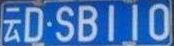
#> input picture data/20171128002731520.png, 174 x 46 px, found by its file name
$ python OpenCVlicenseIndentified.py
#> lines starting #> are read from the running program, lines starting #| are printed output that depends on the picture; after the words box and inside, x2 and y2 are one past the last pixel; in counts of white or black regions, pixels touching at a corner belong together
import cv2

# 1、读取图像，并把图像转换为灰度图像并显示
img = cv2.imread(r"E:\workspace\python\20171128002731520.png")  # 读取图片
#> img is the input picture: shape (46, 174, 3); mean B, G, R 182.7, 115.4, 67.8
img_gray = cv2.cvtColor(img, cv2.COLOR_BGR2GRAY)  # 转换了灰度化
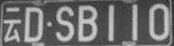
#> img_gray: shape (46, 174); min 41, max 214, mean 108.8
cv2.imshow('gray', img_gray)  # 显示图片
cv2.waitKey(0)

# 2、将灰度图像二值化，设定阈值是100
img_thre = img_gray
cv2.threshold(img_gray, 100, 255, cv2.THRESH_BINARY_INV, img_thre)
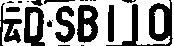
#> img_gray: shape (46, 174); 59.4% white; 21 black regions (10 under 20 px), largest, box (x1, y1, x2, y2) and area: (106, 0, 173, 46) 948, (77, 5, 98, 43) 547, (24, 7, 45, 46) 516
cv2.imshow('threshold', img_thre)
cv2.waitKey(0)

# 3、保存黑白图片
cv2.imwrite('thre_res.png', img_thre)

# 4、分割字符
white = []  # 记录每一列的白色像素总和
black = []  # ..........黑色.......
height = img_thre.shape[0]
#> height = 46
width = img_thre.shape[1]
#> width = 174
white_max = 0
black_max = 0
# 计算每一列的黑白色像素总和
for i in range(width):
    s = 0  # 这一列白色总数
    t = 0  # 这一列黑色总数
    for j in range(height):
        if img_thre[j][i] == 255:
            s += 1
        if img_thre[j][i] == 0:
            t += 1
    white_max = max(white_max, s)
    black_max = max(black_max, t)
    white.append(s)
    black.append(t)
    print(s)
    print(t)

arg = False  # False表示白底黑字；True表示黑底白字
if black_max > white_max:
    arg = True


# 分割图像
def find_end(start_):
#> called with start_ = 2
    end_ = start_ + 1
    for m in range(start_ + 1, width - 1):
        if (black[m] if arg else white[m]) > (
        0.95 * black_max if arg else 0.95 * white_max):  # 0.95这个参数请多调整，对应下面的0.05
            end_ = m
            break
    return end_


n = 1
start = 1
end = 2
while n < width - 2:
    n += 1
    if (white[n] if arg else black[n]) > (0.05 * white_max if arg else 0.05 * black_max):
        # 上面这些判断用来辨别是白底黑字还是黑底白字
        # 0.05这个参数请多调整，对应上面的0.95
        start = n
        end = find_end(start)
#> end = 22
        n = end
#> n = 22
        if end - start > 5:
            cj = img_thre[1:height, start:end]
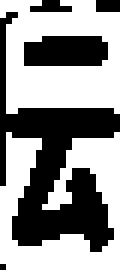
#> cj: shape (45, 20) (shown 6 times larger); 57.4% white; 5 black regions (3 under 20 px), largest, box (x1, y1, x2, y2) and area: (0, 2, 20, 42) 299, (4, 6, 18, 11) 65
            cv2.imshow('caijian', cj)
            cv2.waitKey(0)

$ run again, with data/9.jpg saved as data/20171128002731520.png
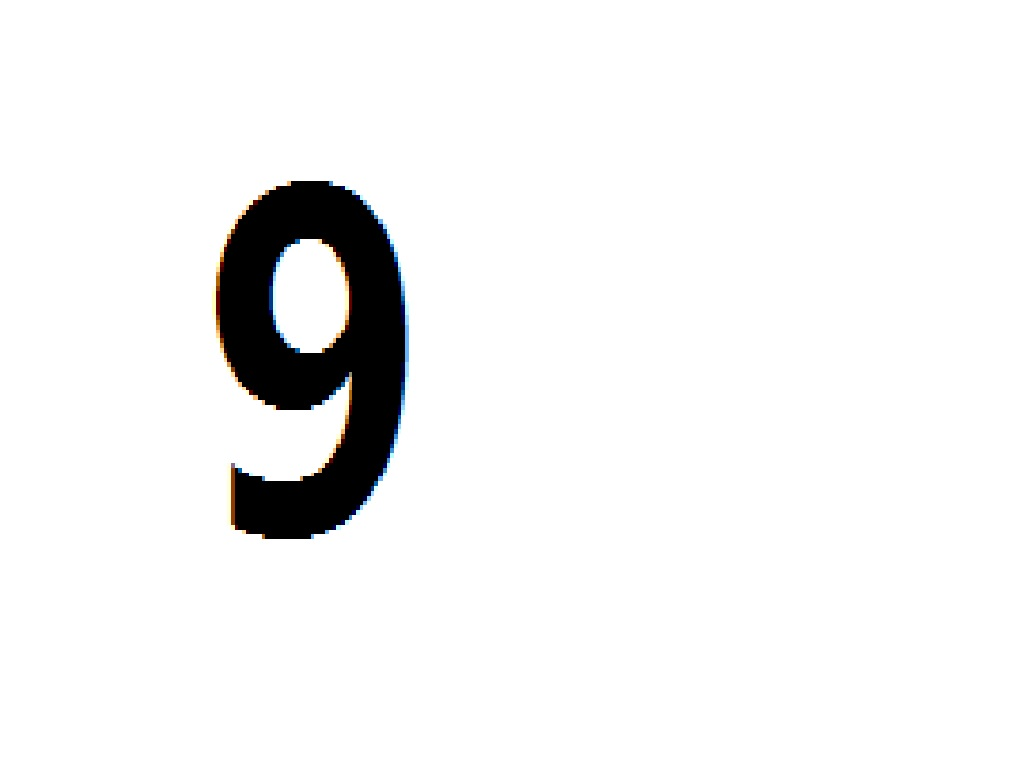
#> input picture data/9.jpg, 1024 x 768 px, found by its file name
#> img is the input picture: shape (768, 1024, 3); mean B, G, R 242, 242, 242
#> `cv2.threshold(img_gray, 100, 255, cv2.THRESH_BINARY_INV, img_thre)`:
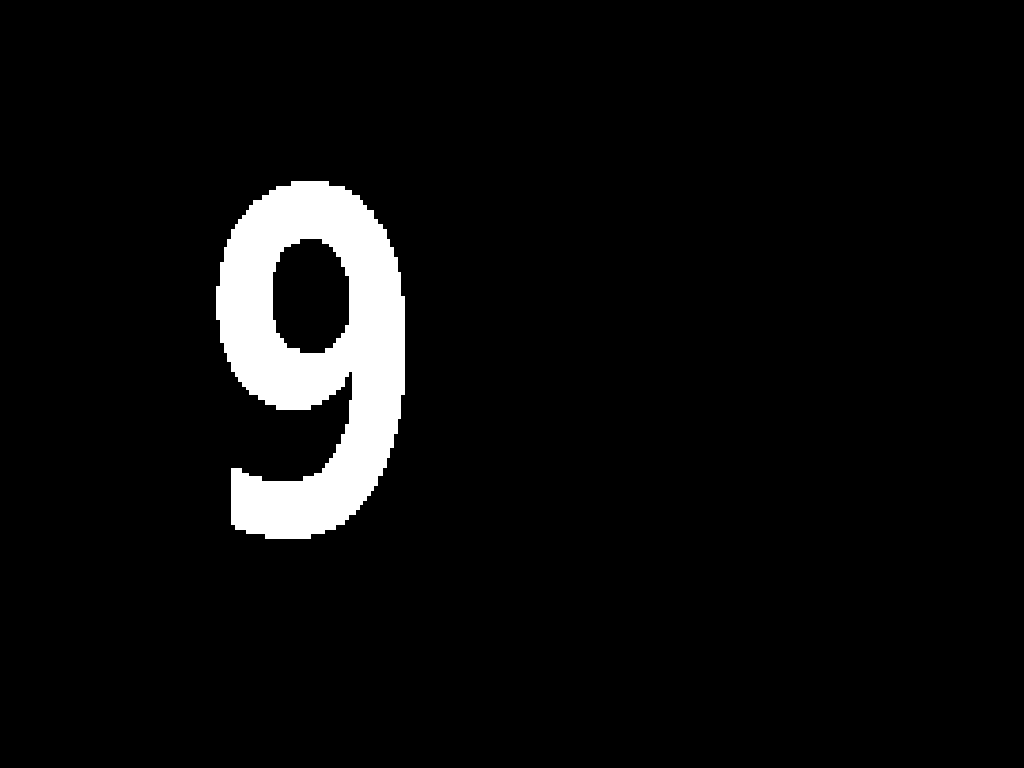
#> img_gray: shape (768, 1024); 5.1% white; 1 white region, box (x1, y1, x2, y2) and area: (216, 181, 405, 539) 39756
